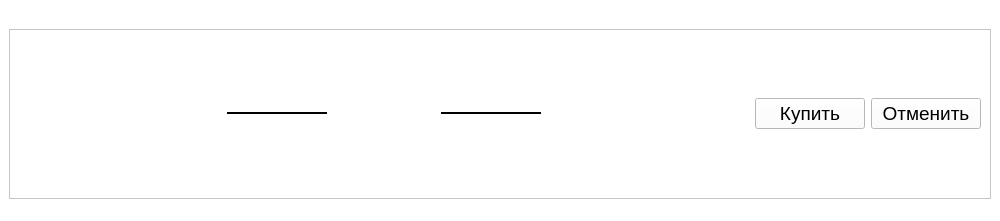
<?xml version="1.0" encoding="UTF-8"?>
<ui version="4.0">
 <class>Form</class>
 <widget class="QWidget" name="Form">
  <property name="geometry">
   <rect>
    <x>0</x>
    <y>0</y>
    <width>1000</width>
    <height>221</height>
   </rect>
  </property>
  <property name="sizePolicy">
   <sizepolicy hsizetype="Preferred" vsizetype="Maximum">
    <horstretch>0</horstretch>
    <verstretch>0</verstretch>
   </sizepolicy>
  </property>
  <property name="minimumSize">
   <size>
    <width>1000</width>
    <height>200</height>
   </size>
  </property>
  <property name="windowTitle">
   <string>Form</string>
  </property>
  <property name="styleSheet">
   <string notr="true">background-color: rgb(255, 255, 255);</string>
  </property>
  <layout class="QGridLayout" name="gridLayout">
   <property name="leftMargin">
    <number>9</number>
   </property>
   <property name="topMargin">
    <number>9</number>
   </property>
   <property name="rightMargin">
    <number>9</number>
   </property>
   <property name="bottomMargin">
    <number>9</number>
   </property>
   <property name="horizontalSpacing">
    <number>6</number>
   </property>
   <item row="0" column="0">
    <widget class="QFrame" name="buy_ticket_6">
     <property name="sizePolicy">
      <sizepolicy hsizetype="Expanding" vsizetype="Expanding">
       <horstretch>0</horstretch>
       <verstretch>0</verstretch>
      </sizepolicy>
     </property>
     <property name="minimumSize">
      <size>
       <width>600</width>
       <height>170</height>
      </size>
     </property>
     <property name="maximumSize">
      <size>
       <width>3424242</width>
       <height>130</height>
      </size>
     </property>
     <property name="styleSheet">
      <string notr="true">QWidget{
QWidget{
background-color: #ffffff; /* Белый фон */
    border: 1px solid #cccccc; /* Светло-серая граница */
    padding: 20px; /* Внутренние отступы */
    box-shadow: 0px 0px 10px rgba(0, 0, 0, 0.1);
            }
                border: 1px solid black; /* Граница */
                padding: 5px; /* Внутренние отступы */
            }
            QLabel {
                background: transparent; /* Прозрачный фон */
                color: black; /* Цвет текста */
				border:none;
                height: 40px;
                padding: 5px; /* Внутренние отступы */
            }
QPushButton{
	  background: transparent; /* Прозрачный фон */
                color: black; /* Цвет текста */
 border: 1px solid black; /* Граница */
	height:40px;
	text-align:left;
	padding-left:10px;
	border-top-left-radius:10px;
	border-bottom-left-radius:10px;
	border-bottom-right-radius:10px;
	border-top-right-radius:10px;
}</string>
     </property>
     <property name="frameShape">
      <enum>QFrame::StyledPanel</enum>
     </property>
     <property name="frameShadow">
      <enum>QFrame::Raised</enum>
     </property>
     <layout class="QGridLayout" name="gridLayout_2">
      <item row="1" column="1">
       <layout class="QGridLayout" name="gridLayout_3">
        <item row="0" column="0">
         <widget class="QPushButton" name="btn_economy_class_13">
          <property name="minimumSize">
           <size>
            <width>110</width>
            <height>0</height>
           </size>
          </property>
          <property name="font">
           <font>
            <pointsize>14</pointsize>
           </font>
          </property>
          <property name="text">
           <string>Купить</string>
          </property>
          <property name="checkable">
           <bool>true</bool>
          </property>
         </widget>
        </item>
        <item row="0" column="1">
         <widget class="QPushButton" name="btn_buisness_class_13">
          <property name="minimumSize">
           <size>
            <width>110</width>
            <height>0</height>
           </size>
          </property>
          <property name="font">
           <font>
            <pointsize>14</pointsize>
           </font>
          </property>
          <property name="text">
           <string>Отменить</string>
          </property>
          <property name="checkable">
           <bool>true</bool>
          </property>
         </widget>
        </item>
       </layout>
      </item>
      <item row="1" column="0">
       <layout class="QHBoxLayout" name="horizontalLayout_54">
        <property name="spacing">
         <number>9</number>
        </property>
        <property name="leftMargin">
         <number>0</number>
        </property>
        <property name="topMargin">
         <number>0</number>
        </property>
        <property name="rightMargin">
         <number>0</number>
        </property>
        <property name="bottomMargin">
         <number>0</number>
        </property>
        <item>
         <widget class="QLabel" name="label_2">
          <property name="sizePolicy">
           <sizepolicy hsizetype="Preferred" vsizetype="Preferred">
            <horstretch>0</horstretch>
            <verstretch>0</verstretch>
           </sizepolicy>
          </property>
          <property name="minimumSize">
           <size>
            <width>0</width>
            <height>0</height>
           </size>
          </property>
          <property name="maximumSize">
           <size>
            <width>16777215</width>
            <height>50</height>
           </size>
          </property>
          <property name="font">
           <font>
            <pointsize>14</pointsize>
           </font>
          </property>
          <property name="text">
           <string/>
          </property>
          <property name="alignment">
           <set>Qt::AlignRight|Qt::AlignTrailing|Qt::AlignVCenter</set>
          </property>
         </widget>
        </item>
        <item>
         <widget class="QLabel" name="label_time_start_buy_ticket_6">
          <property name="sizePolicy">
           <sizepolicy hsizetype="Preferred" vsizetype="Preferred">
            <horstretch>0</horstretch>
            <verstretch>0</verstretch>
           </sizepolicy>
          </property>
          <property name="minimumSize">
           <size>
            <width>0</width>
            <height>0</height>
           </size>
          </property>
          <property name="maximumSize">
           <size>
            <width>786868</width>
            <height>50</height>
           </size>
          </property>
          <property name="font">
           <font>
            <pointsize>14</pointsize>
           </font>
          </property>
          <property name="text">
           <string/>
          </property>
          <property name="alignment">
           <set>Qt::AlignRight|Qt::AlignTrailing|Qt::AlignVCenter</set>
          </property>
         </widget>
        </item>
        <item>
         <widget class="QLabel" name="label_24">
          <property name="sizePolicy">
           <sizepolicy hsizetype="Expanding" vsizetype="Fixed">
            <horstretch>0</horstretch>
            <verstretch>0</verstretch>
           </sizepolicy>
          </property>
          <property name="minimumSize">
           <size>
            <width>100</width>
            <height>0</height>
           </size>
          </property>
          <property name="maximumSize">
           <size>
            <width>100</width>
            <height>2</height>
           </size>
          </property>
          <property name="styleSheet">
           <string notr="true">background-color: rgb(0, 0, 0);</string>
          </property>
          <property name="text">
           <string/>
          </property>
         </widget>
        </item>
        <item>
         <widget class="QLabel" name="sr_time">
          <property name="minimumSize">
           <size>
            <width>70</width>
            <height>0</height>
           </size>
          </property>
          <property name="maximumSize">
           <size>
            <width>16777215</width>
            <height>30</height>
           </size>
          </property>
          <property name="font">
           <font>
            <pointsize>14</pointsize>
           </font>
          </property>
          <property name="text">
           <string/>
          </property>
          <property name="alignment">
           <set>Qt::AlignCenter</set>
          </property>
         </widget>
        </item>
        <item>
         <widget class="QLabel" name="label_23">
          <property name="sizePolicy">
           <sizepolicy hsizetype="Expanding" vsizetype="Fixed">
            <horstretch>0</horstretch>
            <verstretch>0</verstretch>
           </sizepolicy>
          </property>
          <property name="minimumSize">
           <size>
            <width>100</width>
            <height>0</height>
           </size>
          </property>
          <property name="maximumSize">
           <size>
            <width>100</width>
            <height>2</height>
           </size>
          </property>
          <property name="styleSheet">
           <string notr="true">background-color: rgb(0, 0, 0);</string>
          </property>
          <property name="text">
           <string/>
          </property>
         </widget>
        </item>
        <item>
         <widget class="QLabel" name="label_time_end_buy_ticket_6">
          <property name="sizePolicy">
           <sizepolicy hsizetype="Preferred" vsizetype="Preferred">
            <horstretch>0</horstretch>
            <verstretch>0</verstretch>
           </sizepolicy>
          </property>
          <property name="minimumSize">
           <size>
            <width>0</width>
            <height>0</height>
           </size>
          </property>
          <property name="maximumSize">
           <size>
            <width>16777215</width>
            <height>50</height>
           </size>
          </property>
          <property name="font">
           <font>
            <pointsize>14</pointsize>
           </font>
          </property>
          <property name="styleSheet">
           <string notr="true"/>
          </property>
          <property name="text">
           <string/>
          </property>
         </widget>
        </item>
        <item>
         <widget class="QLabel" name="label_3">
          <property name="sizePolicy">
           <sizepolicy hsizetype="Preferred" vsizetype="Preferred">
            <horstretch>0</horstretch>
            <verstretch>0</verstretch>
           </sizepolicy>
          </property>
          <property name="minimumSize">
           <size>
            <width>0</width>
            <height>0</height>
           </size>
          </property>
          <property name="maximumSize">
           <size>
            <width>16777215</width>
            <height>50</height>
           </size>
          </property>
          <property name="font">
           <font>
            <pointsize>14</pointsize>
           </font>
          </property>
          <property name="text">
           <string/>
          </property>
         </widget>
        </item>
       </layout>
      </item>
     </layout>
    </widget>
   </item>
   <item row="1" column="0">
    <spacer name="verticalSpacer">
     <property name="orientation">
      <enum>Qt::Vertical</enum>
     </property>
     <property name="sizeHint" stdset="0">
      <size>
       <width>20</width>
       <height>40</height>
      </size>
     </property>
    </spacer>
   </item>
  </layout>
 </widget>
 <resources/>
 <connections/>
</ui>
